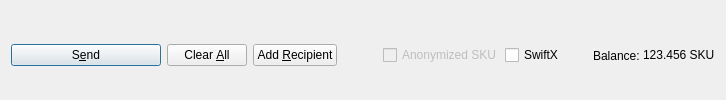
         <widget class="QFrame" name="frame_Send">
          <layout class="QHBoxLayout" name="horizontalLayout">
           <property name="bottomMargin">
            <number>0</number>
           </property>
           <item>
            <widget class="QPushButton" name="sendButton">
             <property name="minimumSize">
              <size>
               <width>150</width>
               <height>0</height>
              </size>
             </property>
             <property name="toolTip">
              <string>Confirm the send action</string>
             </property>
             <property name="text">
              <string>S&amp;end</string>
             </property>
             <property name="icon">
              <iconset resource="../skucoin.qrc">
               <normaloff>:/icons/send</normaloff>:/icons/send</iconset>
             </property>
             <property name="autoDefault">
              <bool>false</bool>
             </property>
             <property name="default">
              <bool>true</bool>
             </property>
            </widget>
           </item>
           <item>
            <widget class="QPushButton" name="clearButton">
             <property name="sizePolicy">
              <sizepolicy hsizetype="Minimum" vsizetype="Fixed">
               <horstretch>0</horstretch>
               <verstretch>0</verstretch>
              </sizepolicy>
             </property>
             <property name="toolTip">
              <string>Clear all fields of the form.</string>
             </property>
             <property name="text">
              <string>Clear &amp;All</string>
             </property>
             <property name="icon">
              <iconset resource="../skucoin.qrc">
               <normaloff>:/icons/remove</normaloff>:/icons/remove</iconset>
             </property>
             <property name="autoDefault">
              <bool>false</bool>
             </property>
            </widget>
           </item>
           <item>
            <widget class="QPushButton" name="addButton">
             <property name="toolTip">
              <string>Send to multiple recipients at once</string>
             </property>
             <property name="text">
              <string>Add &amp;Recipient</string>
             </property>
             <property name="icon">
              <iconset resource="../skucoin.qrc">
               <normaloff>:/icons/add</normaloff>:/icons/add</iconset>
             </property>
             <property name="autoDefault">
              <bool>false</bool>
             </property>
            </widget>
           </item>
           <item>
            <spacer name="horizontalSpacer">
             <property name="orientation">
              <enum>Qt::Horizontal</enum>
             </property>
             <property name="sizeHint" stdset="0">
              <size>
               <width>40</width>
               <height>20</height>
              </size>
             </property>
            </spacer>
           </item>
           <item>
            <layout class="QHBoxLayout" name="horizontalLayout_2">
             <property name="spacing">
              <number>3</number>
             </property>
             <item>
              <widget class="QCheckBox" name="checkzSKU">
               <property name="enabled">
                <bool>false</bool>
               </property>
               <property name="text">
                <string>Anonymized SKU</string>
               </property>
              </widget>
             </item>
             <item>
              <widget class="QCheckBox" name="checkSwiftTX">
               <property name="enabled">
                <bool>true</bool>
               </property>
               <property name="minimumSize">
                <size>
                 <width>85</width>
                 <height>0</height>
                </size>
               </property>
               <property name="text">
                <string>SwiftX</string>
               </property>
              </widget>
             </item>
             <item>
              <widget class="QLabel" name="label">
               <property name="text">
                <string>Balance:</string>
               </property>
              </widget>
             </item>
             <item>
              <widget class="QLabel" name="labelBalance">
               <property name="sizePolicy">
                <sizepolicy hsizetype="Preferred" vsizetype="Fixed">
                 <horstretch>0</horstretch>
                 <verstretch>0</verstretch>
                </sizepolicy>
               </property>
               <property name="cursor">
                <cursorShape>IBeamCursor</cursorShape>
               </property>
               <property name="text">
                <string notr="true">123.456 SKU</string>
               </property>
               <property name="textInteractionFlags">
                <set>Qt::LinksAccessibleByMouse|Qt::TextSelectableByKeyboard|Qt::TextSelectableByMouse</set>
               </property>
              </widget>
             </item>
            </layout>
           </item>
          </layout>
         </widget>
